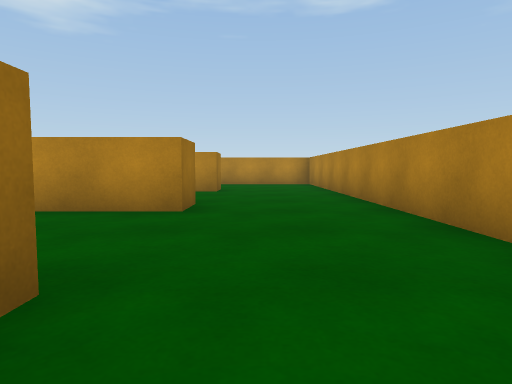
View 1 (above)

24 first-person views from a walk through a Unity game level. The camera is 0.58 m above the floor, tilts 4° down and sees 75° across. The floor is counted in squares, 1 m on a side. Each view is taken from the middle of a square. On the plan, view 1 faces up. The plan holds only what a view shows up to about 9 squares ahead; the rest is blank. The place goes on beyond the plan. The player is left out.

View 2
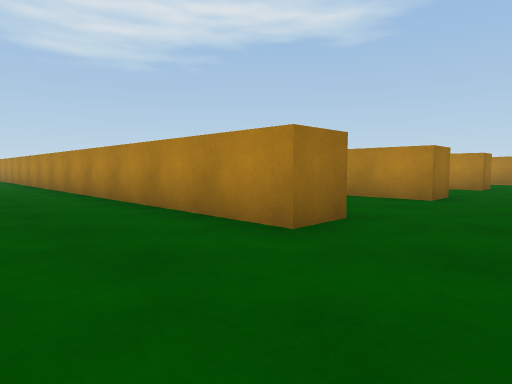

View 3
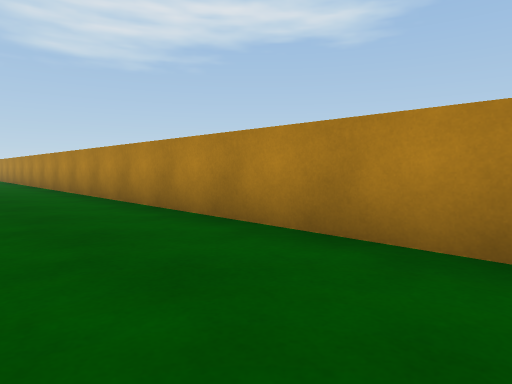

View 4
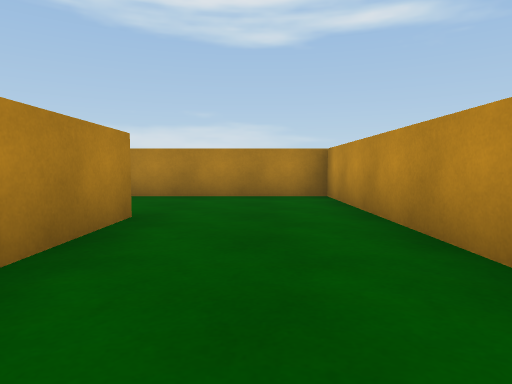

View 5
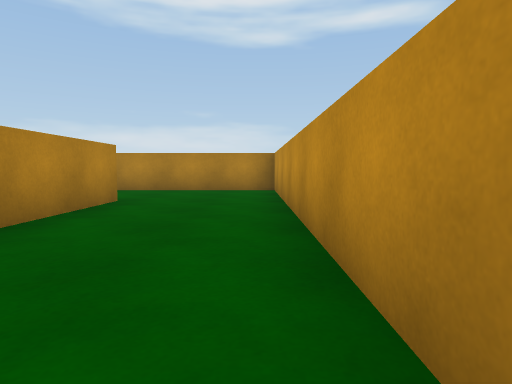

View 6
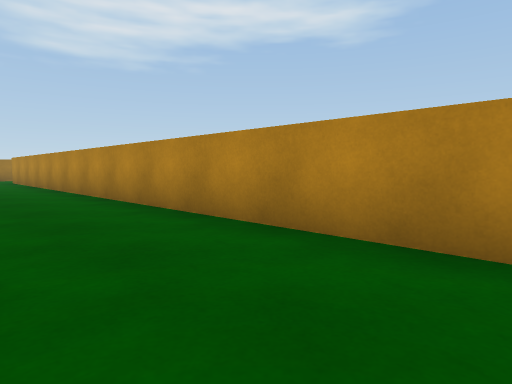

View 7
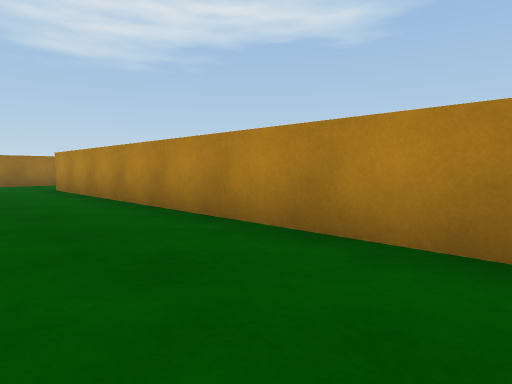

View 8
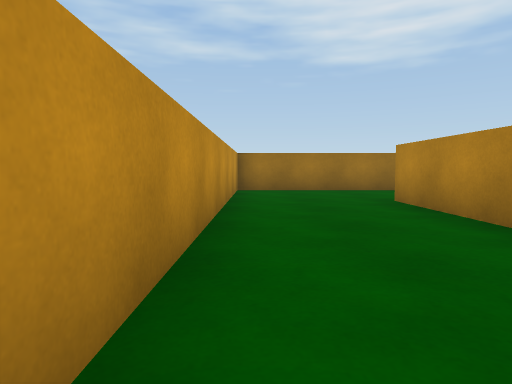

View 9
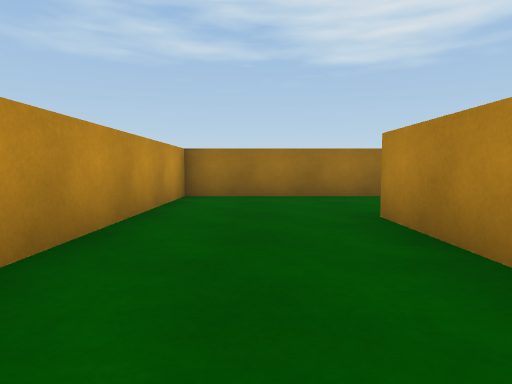

View 10
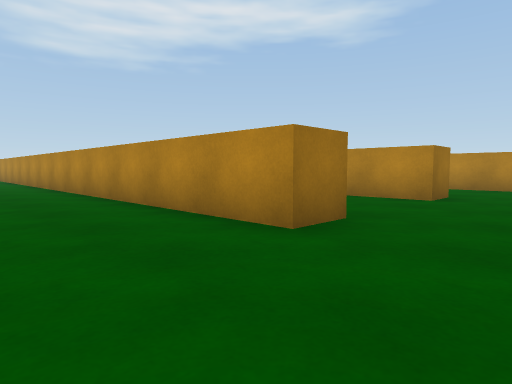

View 11
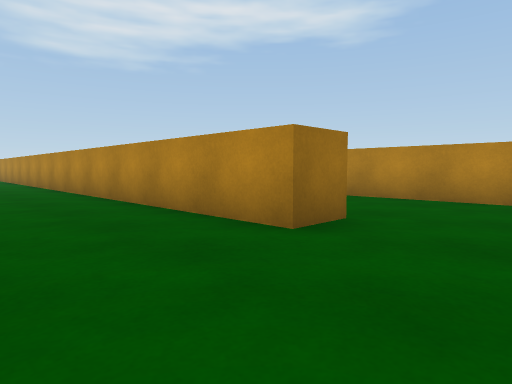

View 12
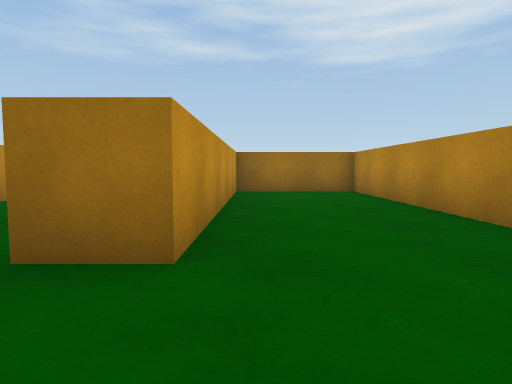

View 13
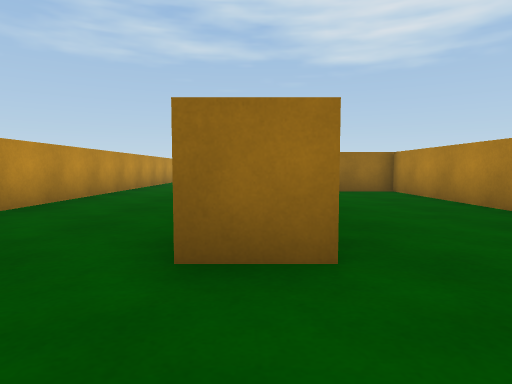

View 14
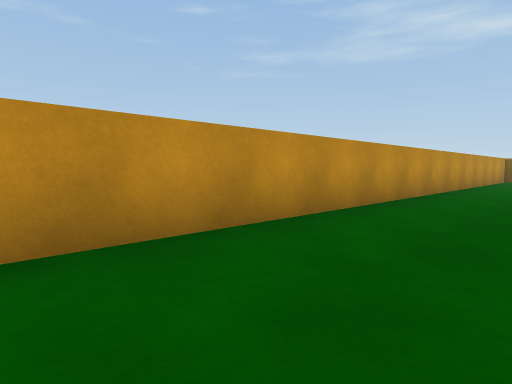

View 15
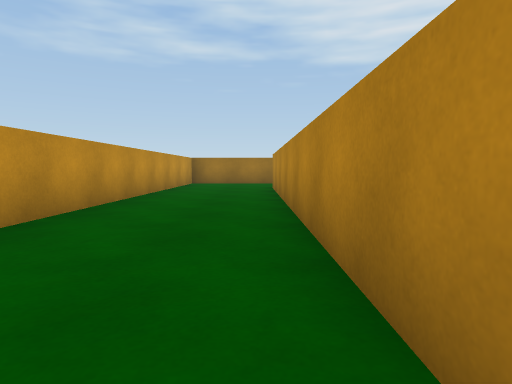

View 16
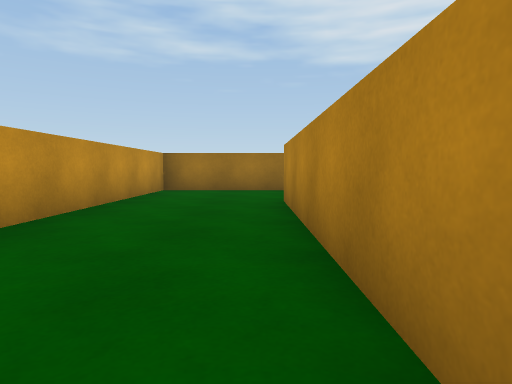

View 17
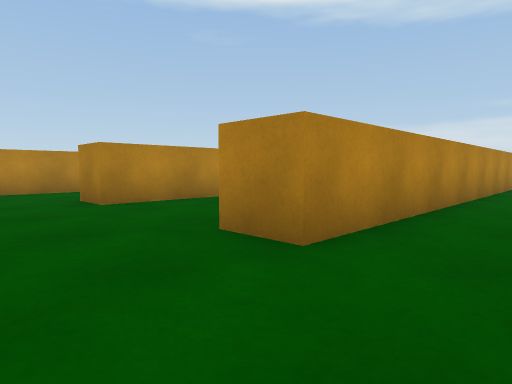

View 18
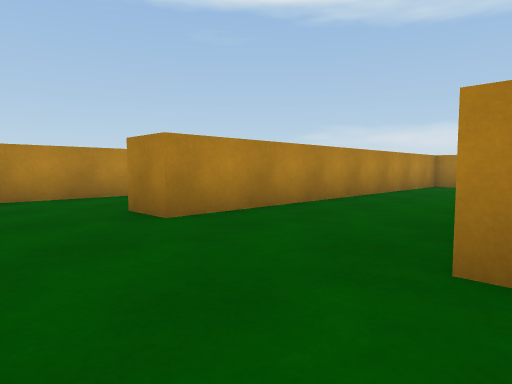

View 19
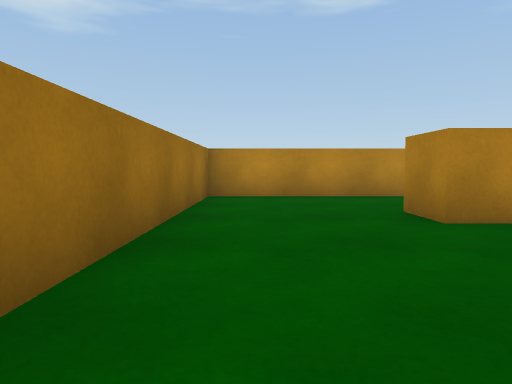

View 20
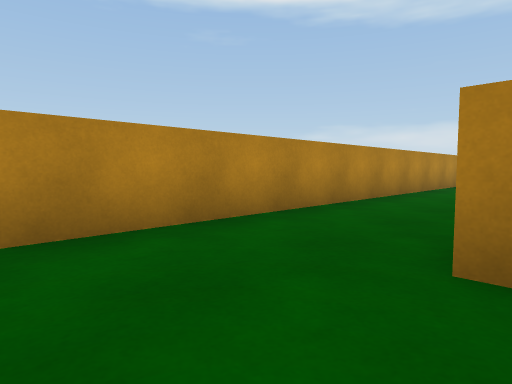

View 21
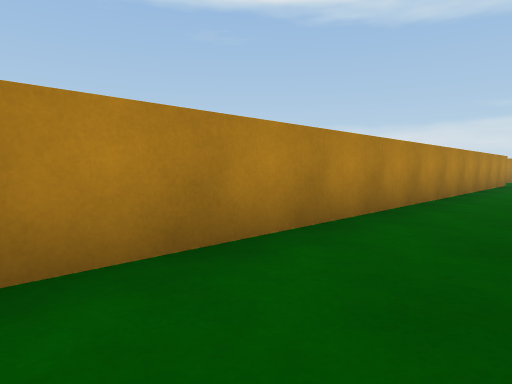

View 22
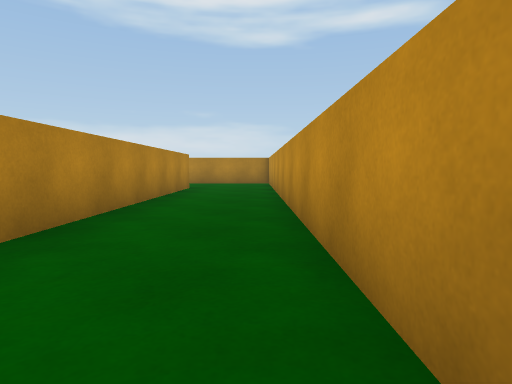

View 23
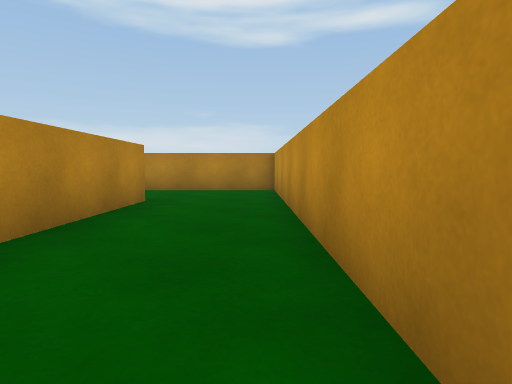

View 24
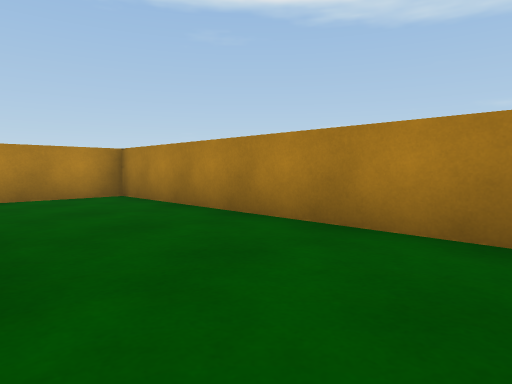

### Floor plan
Points are (right, up) in squares from view 1. A wall is a line through its corners. A room is listed if a view was taken in it or the views show most of it. See-through windows are left out.
Room 1 (views 1, 2, 3, 4, 5, 6, 7, 8, 9)
walls: (-29, 1.9) (-29, -2.5) (-20.6, -2.5); (-6.4, -2.5) (2, -2.5) (2, 0.5); (-1, 0.5) (-26, 0.5)
ways out: opening at (0.5, 1) to room 2
Room 2 (views 10, 11, 13, 14, 15, 16, 17, 18, 19, 20, 21, 22, 23, 24)
walls: (-10.6, 12.5) (-18, 12.5) (-18, 13.5); (-10.4, 13.5) (1.8, 13.5); (-21, 8.8) (-21, 5.5) (-3.5, 5.5); (-1, 9.5) (-1, 8.5) (-18, 8.5) (-18, 9.5); (-1, 5.6) (-1, 4.5) (-9.4, 4.5); (-1, 16) (-21, 16) (-21, 10.2); (-1, 1.6) (-1, 0.5); (2, 13.5) (2, 21) (-0.1, 21); (2, 0.5) (2, 9.1)
ways out: opening at (0.5, 1) to room 1; opening at (0.5, 9) to room 3
Room 3 (view 12)
walls: (0.2, 12.5) (-7.5, 12.5) (-7.5, 9.5) (-1, 9.5)
ways out: opening at (0.5, 9) to room 2

Positions as (right, up) in squares from view 1, and headings:
1: (0, 0), facing up
2: (1, -2), facing up-left
3: (-5, -2), facing up-left
4: (-5, -1), facing right
5: (-7, -2), facing right
6: (-10, -2), facing up-left
7: (-16, -2), facing up-left
8: (-20, -2), facing left
9: (-22, -1), facing left
10: (1, 2), facing up-left
11: (1, 6), facing up-left
12: (1, 10), facing left
13: (1, 9), facing left
14: (-4, 8), facing down-left
15: (-8, 8), facing left
16: (-12, 8), facing left
17: (-20, 7), facing up-right
18: (-20, 9), facing up-right
19: (-20, 9), facing up
20: (-20, 13), facing up-right
21: (-15, 14), facing up-right
22: (-11, 14), facing right
23: (-7, 14), facing right
24: (-1, 14), facing up-right
